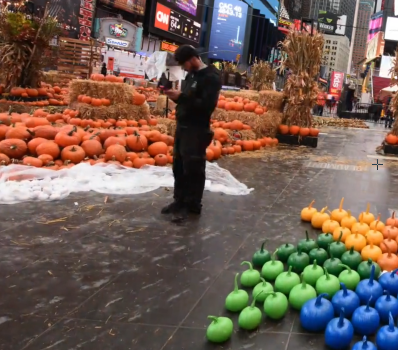
#> input picture CSE563_Project2/images/t1_1.png, 398 x 350 px
$ python t1.py
#> lines starting #> are read from the running program, lines starting #| are printed output that depends on the picture
#> further down, img1 is the input picture: shape (350, 398, 3); mean B, G, R 83.2, 93.9, 113.9
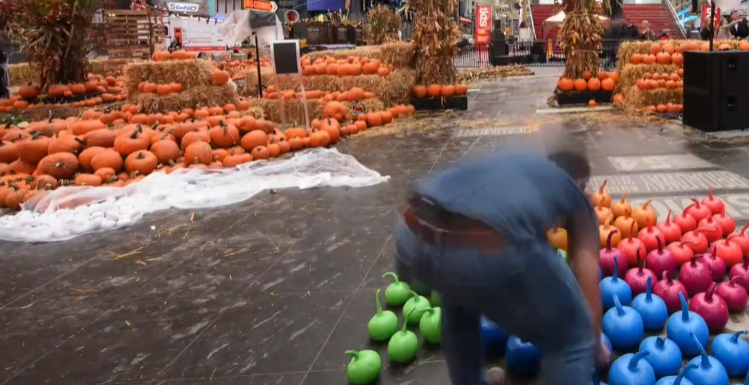
#> input picture CSE563_Project2/images/t1_2.png, 749 x 385 px
#> further down, img2 is the input picture: shape (385, 749, 3); mean B, G, R 85, 91.1, 117.7
#Only add your code inside the function (including newly improted packages)
# You can design a new function and call the new function in the given functions.
# Not following the project guidelines will result in a 10% reduction in grades

import cv2
import numpy as np
import matplotlib.pyplot as plt


def stitch_background(img1, img2, savepath=''):
    "The output image should be saved in the savepath."
#> called with savepath = 'task1.png'
    "Do NOT modify the code provided."

    img1_gray = cv2.cvtColor(img1, cv2.COLOR_BGR2GRAY)
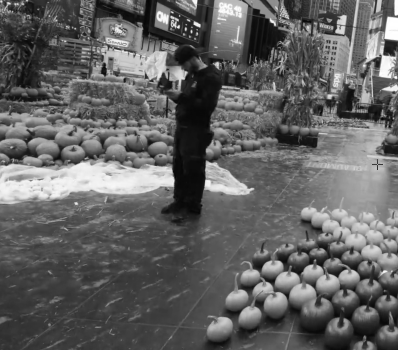
#> img1_gray: shape (350, 398); min 4, max 255, mean 98.6
    img2_gray = cv2.cvtColor(img2, cv2.COLOR_BGR2GRAY)
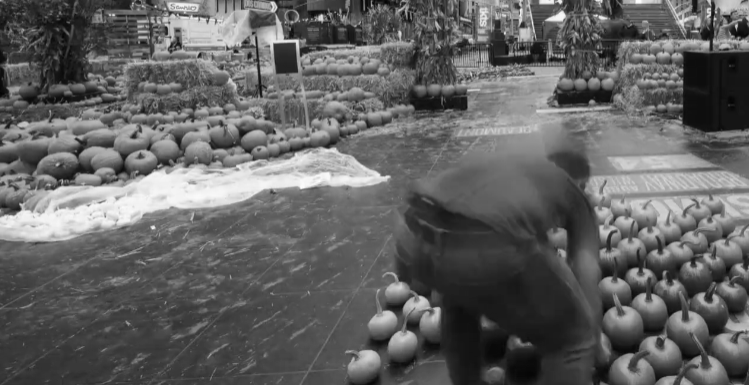
#> img2_gray: shape (385, 749); min 3, max 254, mean 98.3

    sift = cv2.xfeatures2d.SIFT_create(500)

    kp_1, des_1 = sift.detectAndCompute(img1_gray, None)
#> kp_1 = 500 keypoints; strongest (x, y, size): (178, 27, 1.9), (162, 17, 10.5), (179, 74, 9.3), (377, 62, 5.8)
    kp_2, des_2 = sift.detectAndCompute(img2_gray, None)
#> kp_2 = 500 keypoints; strongest (x, y, size): (321, 18, 4.7), (560, 17, 7.5), (736, 26, 2.2), (715, 19, 1.8)

    good_match = []

    for i in range(len(des_1)):
        ssd = []
        for j in range(len(des_2)):
            ssd.append(((sum((des_1[i] - des_2[j])**2)),j))
        ssd.sort(key=lambda tup: tup[0])
        if (ssd[0][0]/ssd[1][0])<0.7:
            good_match.append((i,ssd[0][1]))
#> after the loop, good_match = 117 pairs, first value 4 to 486, second value 1 to 498

    src_index = [a_tuple[0] for a_tuple in good_match]
#> src_index = 117 values from 4 to 486
    dst_index = [a_tuple[1] for a_tuple in good_match]
#> dst_index = 117 values, max 498 at index 98, min 1 at index 10, mean 265.7

    src = np.float32([kp_1[m].pt for m in src_index]).reshape(-1, 1, 2)
#> src = 117 rows, first 8: [160.6, 49.59], [206.1, 169.5], [6.02, 164], [155.8, 163.8], [214.8, 164.1], [10.37, 162.2], [385.2, 53.07], [385.2, 88.87]
    dest = np.float32([kp_2[m].pt for m in dst_index]).reshape(-1, 1, 2)
#> dest = 117 rows, first 8: [242.1, 7.8], [157.8, 176.4], [52.74, 187.8], [253.7, 159], [333.4, 149.8], [59.09, 184.5], [294.9, 69.79], [367, 177.4]

    M, mask = cv2.findHomography(src, dest, cv2.RANSAC, 5.0)
#> M = [[1.34, 0.157, 19.27], [-0.183, 1.32, -27.38], [-1.68e-06, 6.7e-06, 1]]; mask = 117 values, max 1 at index 0, min 0 at index 1, mean 0.752
    #print("matrix", M)
    #print("mask",mask)

    from numpy import float32, concatenate, array, int32
    h1,w1,d = img1.shape
#> h1 = 350; w1 = 398; d = 3
    h2,w2,d = img2.shape
#> h2 = 385; w2 = 749
    pts1 = float32([[0,0],[0,h1],[w1,h1],[w1,0]]).reshape(-1,1,2)
#> pts1 = [[0, 0], [0, 350], [398, 350], [398, 0]]
    pts2 = float32([[0,0],[0,h2],[w2,h2],[w2,0]]).reshape(-1,1,2)
#> pts2 = [[0, 0], [0, 385], [749, 385], [749, 0]]
    pts1_ = cv2.perspectiveTransform(pts1, M)
#> pts1_ = [[19.27, -27.38], [74.16, 433.5], [607.2, 360.9], [553.6, -100.4]]
    pts = concatenate((pts2, pts1_), axis=0)
#> pts = [[0, 0], [0, 385], [749, 385], [749, 0], [19.27, -27.38], [74.16, 433.5], [607.2, 360.9], [553.6, -100.4]]
    [xmin, ymin] = int32(pts.min(axis=0).ravel() - 0.5)
#> xmin = 0; ymin = -100
    [xmax, ymax] = int32(pts.max(axis=0).ravel() + 0.5)
#> xmax = 749; ymax = 433
    t = [-xmin,-ymin]
#> t = [0, 100]
    Mt = array([[1,0,t[0]],[0,1,t[1]],[0,0,1]]) # translate
#> Mt = [[1, 0, 0], [0, 1, 100], [0, 0, 1]]
    result = cv2.warpPerspective(img1, Mt.dot(M), (xmax-xmin, ymax-ymin))
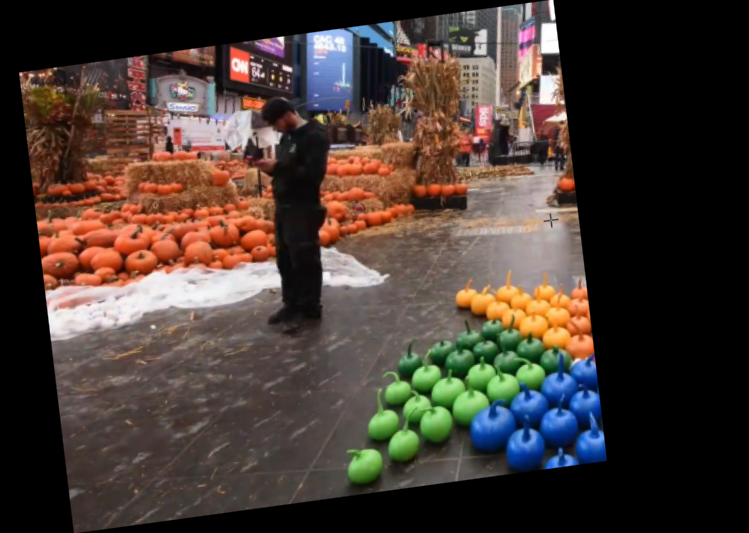
#> result: shape (533, 749, 3); mean B, G, R 52.1, 58.8, 71.3

    for x in range(h2):
        for y in range(w2):
            if sum(result[t[1]+x,t[0]+y]) + 70 < sum(img2[x,y]):
                result[t[1]+x,t[0]+y] = img2[x,y]
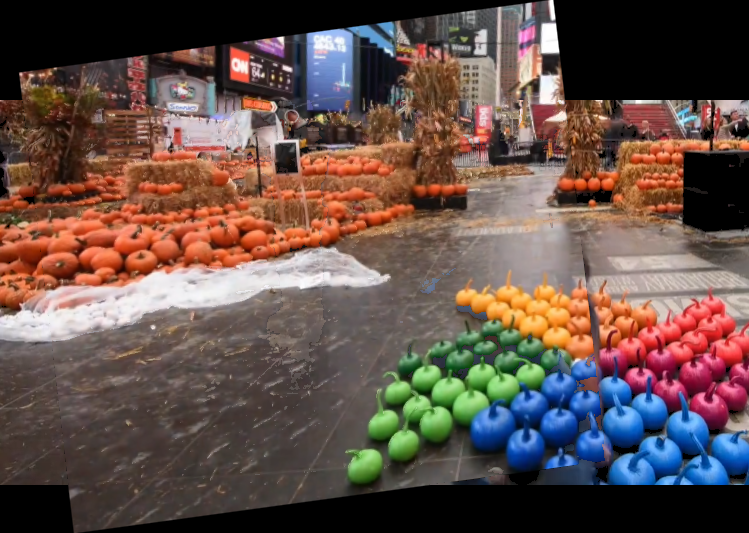
#> result: shape (533, 749, 3); mean B, G, R 73.6, 80, 100.2

    cv2.imwrite(savepath, result)

    return


if __name__ == "__main__":
    img1 = cv2.imread('./images/t1_1.png')
    img2 = cv2.imread('./images/t1_2.png')
    savepath = 'task1.png'
    stitch_background(img1, img2, savepath=savepath)
